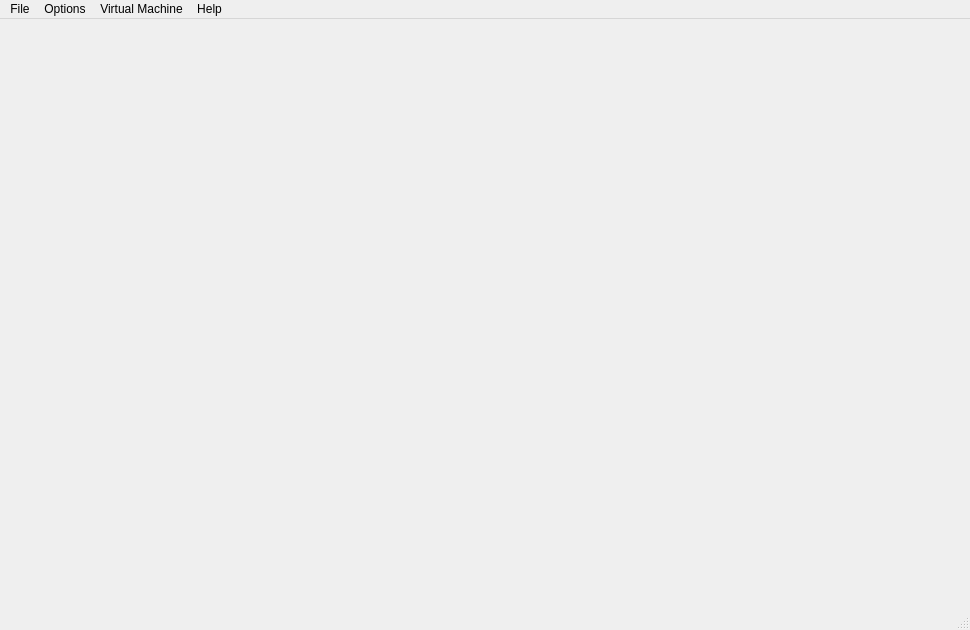
<?xml version="1.0" encoding="UTF-8"?>
<ui version="4.0">
 <class>MainWindow</class>
 <widget class="QMainWindow" name="MainWindow">
  <property name="geometry">
   <rect>
    <x>0</x>
    <y>0</y>
    <width>970</width>
    <height>630</height>
   </rect>
  </property>
  <property name="focusPolicy">
   <enum>Qt::ClickFocus</enum>
  </property>
  <property name="windowTitle">
   <string>Play!</string>
  </property>
  <property name="windowIcon">
   <iconset resource="resources.qrc">
    <normaloff>:/assets/app_icon.png</normaloff>:/assets/app_icon.png</iconset>
  </property>
  <widget class="QWidget" name="centralWidget">
   <layout class="QGridLayout" name="gridLayout">
    <property name="leftMargin">
     <number>0</number>
    </property>
    <property name="topMargin">
     <number>0</number>
    </property>
    <property name="rightMargin">
     <number>0</number>
    </property>
    <property name="bottomMargin">
     <number>0</number>
    </property>
    <item row="0" column="0">
     <widget class="QStackedWidget" name="stackedWidget">
      <widget class="QWidget" name="bootableView">
       <layout class="QGridLayout" name="gridLayout_2">
        <property name="leftMargin">
         <number>0</number>
        </property>
        <property name="topMargin">
         <number>0</number>
        </property>
        <property name="rightMargin">
         <number>0</number>
        </property>
        <property name="bottomMargin">
         <number>0</number>
        </property>
        <property name="spacing">
         <number>0</number>
        </property>
        <item row="0" column="0">
         <widget class="QBootablesView" name="bootablesView"/>
        </item>
       </layout>
      </widget>
     </widget>
    </item>
   </layout>
  </widget>
  <widget class="QMenuBar" name="menuBar">
   <property name="geometry">
    <rect>
     <x>0</x>
     <y>0</y>
     <width>640</width>
     <height>22</height>
    </rect>
   </property>
   <widget class="QMenu" name="menuFor_The">
    <property name="title">
     <string>File</string>
    </property>
    <addaction name="actionBoot_DiscImage"/>
    <addaction name="actionBoot_DiscImage_S3"/>
    <addaction name="actionBoot_cdrom0"/>
    <addaction name="actionBoot_ELF"/>
    <addaction name="actionList_Bootables"/>
    <addaction name="separator"/>
    <addaction name="actionExit"/>
   </widget>
   <widget class="QMenu" name="menuEdit">
    <property name="title">
     <string>Options</string>
    </property>
    <addaction name="actionSettings"/>
    <addaction name="actionMemory_Card_Manager"/>
    <addaction name="actionVFS_Manager"/>
    <addaction name="actionController_Manager"/>
   </widget>
   <widget class="QMenu" name="menuVirtualMachine">
    <property name="title">
     <string>Virtual Machine</string>
    </property>
    <widget class="QMenu" name="menuSave_States">
     <property name="title">
      <string>Save States</string>
     </property>
     <addaction name="action_save_Slot_1_Empty"/>
    </widget>
    <widget class="QMenu" name="menuLoad_States">
     <property name="title">
      <string>Load States</string>
     </property>
     <addaction name="actionLoad_Slot_1_Empty"/>
    </widget>
    <widget class="QMenu" name="menuResizeWindow">
      <property name="title">
        <string>Resize Window</string>
      </property>
    </widget>
    <addaction name="menuSave_States"/>
    <addaction name="menuLoad_States"/>
    <addaction name="separator"/>
    <addaction name="actionPause_Resume"/>
    <addaction name="actionAllow_background_run"/>
    <addaction name="actionReset"/>
    <addaction name="separator"/>
    <addaction name="menuResizeWindow"/>
    <addaction name="actionToggleFullscreen"/>
    <addaction name="actionCapture_Screen"/>
   </widget>
   <widget class="QMenu" name="menuHelp">
    <property name="title">
     <string>Help</string>
    </property>
    <addaction name="actionAbout"/>
   </widget>
   <addaction name="menuFor_The"/>
   <addaction name="menuEdit"/>
   <addaction name="menuVirtualMachine"/>
   <addaction name="menuHelp"/>
  </widget>
  <widget class="QStatusBar" name="statusBar"/>
  <action name="actionBoot_DiscImage">
   <property name="text">
    <string>Boot Disc Image...</string>
   </property>
   <property name="shortcut">
    <string>Ctrl+O</string>
   </property>
  </action>
  <action name="actionExit">
   <property name="text">
    <string>Exit</string>
   </property>
   <property name="shortcut">
    <string>Ctrl+Q</string>
   </property>
  </action>
  <action name="actionSettings">
   <property name="text">
    <string>Settings...</string>
   </property>
   <property name="shortcut">
    <string>Ctrl+,</string>
   </property>
  </action>
  <action name="actionBoot_ELF">
   <property name="text">
    <string>Boot ELF...</string>
   </property>
  </action>
  <action name="actionLoad_Slot_1_Empty">
   <property name="text">
    <string>Load Slot 1 - Empty</string>
   </property>
  </action>
  <action name="action_save_Slot_1_Empty">
   <property name="text">
    <string>Save Slot 1 - Empty</string>
   </property>
  </action>
  <action name="actionPause_Resume">
   <property name="text">
    <string>Pause/Resume</string>
   </property>
   <property name="shortcut">
    <string>Ctrl+R</string>
   </property>
  </action>
  <action name="actionAbout">
   <property name="text">
    <string>About...</string>
   </property>
  </action>
  <action name="actionAllow_background_run">
   <property name="checkable">
    <bool>true</bool>
   </property>
   <property name="text">
    <string>Allow Background Running</string>
   </property>
  </action>
  <action name="actionReset">
   <property name="enabled">
    <bool>false</bool>
   </property>
   <property name="text">
    <string>Reset</string>
   </property>
   <property name="shortcut">
    <string>Ctrl+Shift+R</string>
   </property>
  </action>
  <action name="actionMemory_Card_Manager">
   <property name="text">
    <string>Memory Card Manager...</string>
   </property>
  </action>
  <action name="actionVFS_Manager">
   <property name="text">
    <string>VFS Manager...</string>
   </property>
  </action>
  <action name="actionController_Manager">
   <property name="text">
    <string>Controller Manager...</string>
   </property>
  </action>
  <action name="actionToggleFullscreen">
    <property name="text">
      <string>Fullscreen Mode</string>
    </property>
   <property name="checkable">
    <bool>true</bool>
   </property>
  </action>
  <action name="actionCapture_Screen">
   <property name="text">
    <string>Capture Screen</string>
   </property>
  </action>
  <action name="actionBoot_cdrom0">
   <property name="text">
    <string>Boot cdrom0</string>
   </property>
  </action>
  <action name="actionBoot_DiscImage_S3">
   <property name="text">
    <string>Boot Disc Image from S3...</string>
   </property>
   <property name="visible">
    <bool>false</bool>
   </property>
  </action>
  <action name="actionList_Bootables">
   <property name="text">
    <string>Toggle Bootables list...</string>
   </property>
   <property name="shortcut">
    <string>Ctrl+L</string>
   </property>
  </action>
 </widget>
 <layoutdefault spacing="6" margin="11"/>
<customwidgets>
  <customwidget>
   <class>QBootablesView</class>
   <extends>QWidget</extends>
   <header>QBootablesView.h</header>
  </customwidget>
 </customwidgets>
 <resources>
  <include location="resources.qrc"/>
 </resources>
 <connections/>
</ui>
